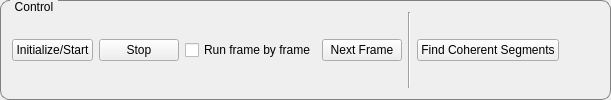
            <widget class="QGroupBox" name="groupBox">
             <property name="sizePolicy">
              <sizepolicy hsizetype="Preferred" vsizetype="Minimum">
               <horstretch>0</horstretch>
               <verstretch>0</verstretch>
              </sizepolicy>
             </property>
             <property name="layoutDirection">
              <enum>Qt::LeftToRight</enum>
             </property>
             <property name="styleSheet">
              <string notr="true">QGroupBox {
    border: 1px solid gray;
    border-radius: 9px;
    margin-top: 0.5em;
}

QGroupBox::title {
    subcontrol-origin: margin;
    left: 10px;
    padding: 0 3px 0 3px;
}</string>
             </property>
             <property name="title">
              <string>Control</string>
             </property>
             <property name="flat">
              <bool>false</bool>
             </property>
             <layout class="QHBoxLayout" name="horizontalLayout_4">
              <item>
               <widget class="QPushButton" name="btn_process_all">
                <property name="text">
                 <string>Initialize/Start</string>
                </property>
               </widget>
              </item>
              <item>
               <widget class="QPushButton" name="btn_stop_process">
                <property name="text">
                 <string>Stop</string>
                </property>
               </widget>
              </item>
              <item>
               <widget class="QCheckBox" name="cb_framebyframe">
                <property name="text">
                 <string>Run frame by frame</string>
                </property>
               </widget>
              </item>
              <item>
               <widget class="QPushButton" name="btn_next">
                <property name="text">
                 <string>Next Frame</string>
                </property>
               </widget>
              </item>
              <item>
               <widget class="Line" name="line">
                <property name="orientation">
                 <enum>Qt::Vertical</enum>
                </property>
               </widget>
              </item>
              <item>
               <widget class="QPushButton" name="lbl_find_coherent">
                <property name="text">
                 <string>Find Coherent Segments</string>
                </property>
               </widget>
              </item>
              <item>
               <spacer name="horizontalSpacer_7">
                <property name="orientation">
                 <enum>Qt::Horizontal</enum>
                </property>
                <property name="sizeHint" stdset="0">
                 <size>
                  <width>40</width>
                  <height>20</height>
                 </size>
                </property>
               </spacer>
              </item>
             </layout>
            </widget>
